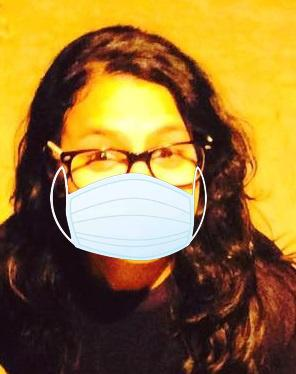
#> input picture data/with_mask/109-with-mask.jpg, 296 x 374 px; its folder holds 4 pictures in this run
$ jupyter execute ConvertingToSameSize.ipynb   (older library calls are emulated)
#> lines starting #> are read from the running program, lines starting #| are printed output that depends on the picture
[cell 1]
import glob
from PIL import Image

[cell 2]
#Retriving all image names and it's path with .jpg extension from given directory path in imageNames list
imageNames = glob.glob(r"E:\Projects\MaskNoMask\data\with_mask\*.jpg")

#Defining width and height of image
new_width  = 64
new_height = 64

#Count variable to show the progress of image resized
count=0

#Creating for loop to take one image from imageNames list and resize
for i in imageNames:
    #opening image for editing
    img = Image.open(i)
#> img is the input picture: PIL image 296x374 RGB; mean R, G, B 148.4, 114.3, 52.7
    #using resize() to resize image
    img = img.resize((new_width, new_height), Image.ANTIALIAS)
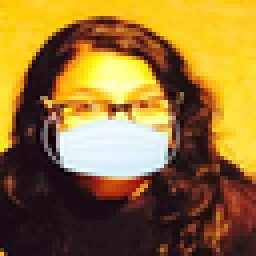
#> img: PIL image 64x64 RGB (shown 4 times larger); mean R, G, B 148.3, 114.3, 52.6
    #save() to save image at given path and count is the name of image eg. first image name will be 0.jpg
    img.save(r"E:\Projects\MaskNoMask\data\resized\with_mask\\"+str(count)+".jpg")
    #incrementing count value
    count+=1
    #showing image resize progress
    print("Images Resized " +str(count)+"/"+str(len(imageNames)),end='\r')
#> pass 2 of the loop `for i in imageNames:`:
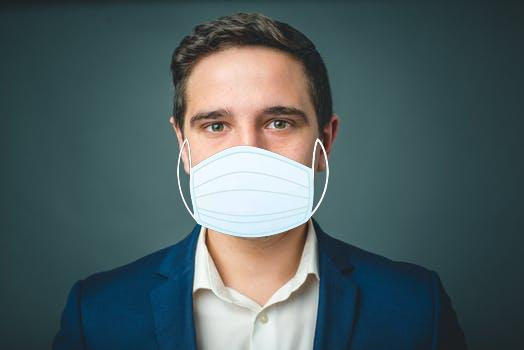
#> input picture data/with_mask/11-with-mask.jpg, 524 x 350 px
#> img is the input picture: PIL image 524x350 RGB; mean R, G, B 77.7, 94.2, 97
#> `img = img.resize((new_width, new_height), Image.ANTIALIAS)`:
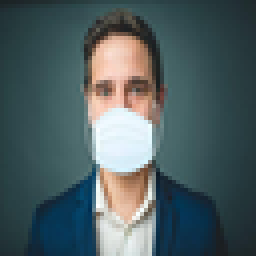
#> img: PIL image 64x64 RGB (shown 4 times larger); mean R, G, B 77.7, 94.2, 97
#> pass 3 of the loop `for i in imageNames:`:
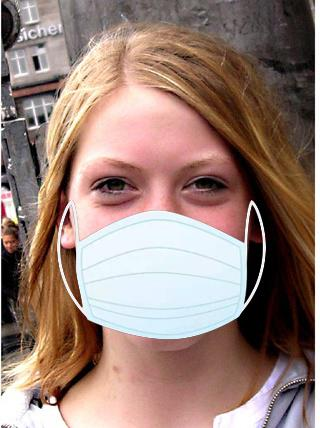
#> input picture data/with_mask/123-with-mask.jpg, 320 x 428 px
#> img is the input picture: PIL image 320x428 RGB; mean R, G, B 153, 128.5, 119.6
#> `img = img.resize((new_width, new_height), Image.ANTIALIAS)`:
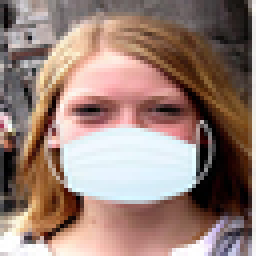
#> img: PIL image 64x64 RGB (shown 4 times larger); mean R, G, B 152.9, 128.4, 119.4
#> the loop made 4 passes; the first 3 are shown
